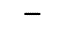

This chart was generated by the following Python code:

import parasbolv as psv
import matplotlib.pyplot as plt

part_list = []

part_list.append(['Spacer', None, None])
part_list.append(['Spacer', {'rotation':3.14}, None])
renderer = psv.GlyphRenderer()
construct = psv.Construct(part_list, renderer)

fig, ax, baseline_start, baseline_end, bounds = construct.draw()
ax.plot([baseline_start[0]-1, baseline_end[0]+1], [baseline_start[1], baseline_end[1]], color=(0,0,0), linewidth=1.5, zorder=0)
              
fig.savefig('Spacer.pdf', transparent=True, dpi=300)

plt.show()
              
